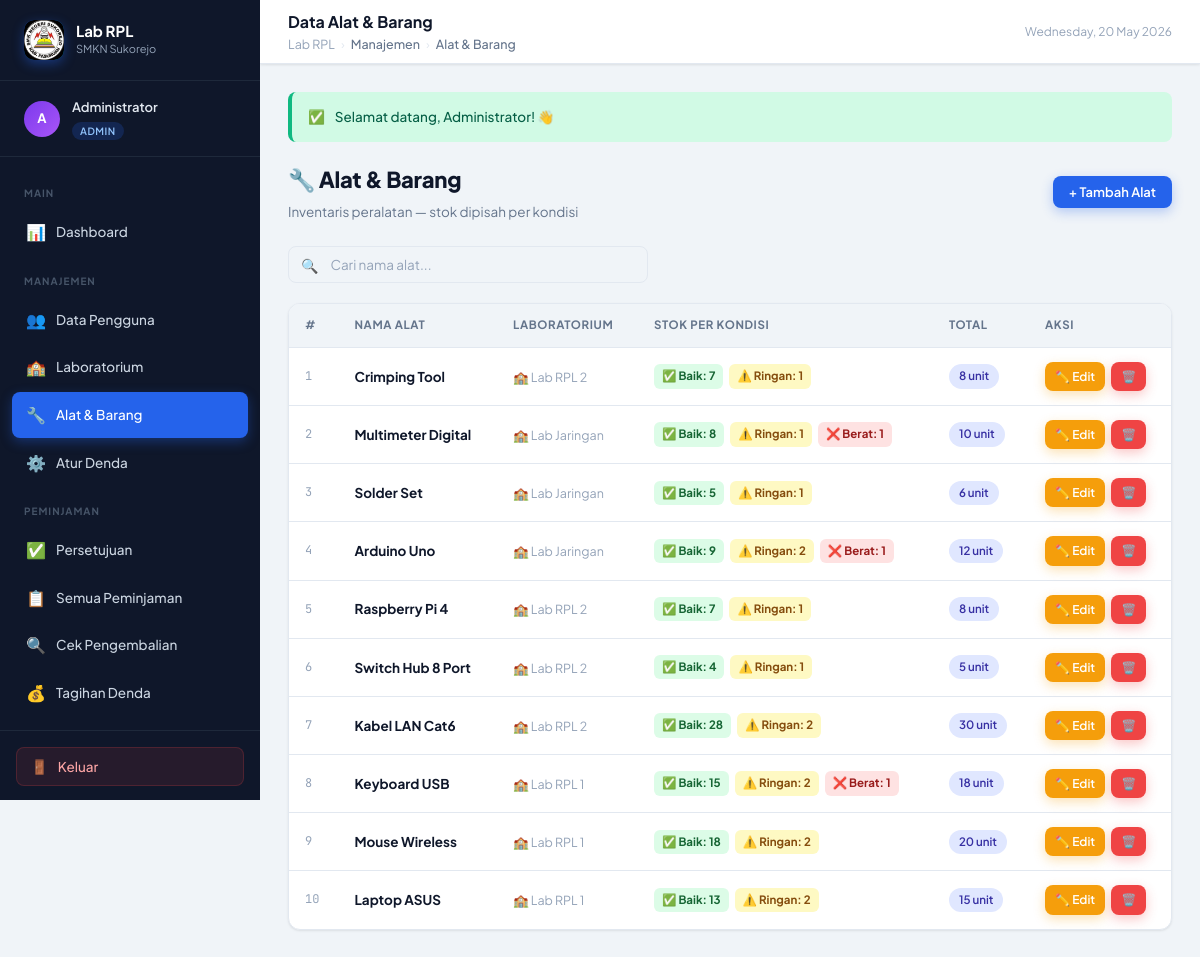
The app's page /pages/admin/alat.php (signed in) with its own data.
### tables this page shows
CREATE TABLE IF NOT EXISTS alat_barang (
    id_alat          INT AUTO_INCREMENT PRIMARY KEY,
    nama_alat        VARCHAR(100) NOT NULL,
    jumlah_baik      INT NOT NULL DEFAULT 0,    
    jumlah_rusak_ringan INT NOT NULL DEFAULT 0,  
    jumlah_rusak_berat  INT NOT NULL DEFAULT 0,  
    id_lab           INT NOT NULL,
    created_at       TIMESTAMP DEFAULT CURRENT_TIMESTAMP,
    FOREIGN KEY (id_lab) REFERENCES laboratorium(id_lab) ON DELETE CASCADE
);

CREATE TABLE IF NOT EXISTS laboratorium (
    id_lab    INT AUTO_INCREMENT PRIMARY KEY,
    nama_lab  VARCHAR(100) NOT NULL,
    lokasi    VARCHAR(150) NOT NULL,
    kapasitas INT NOT NULL DEFAULT 0,
    created_at TIMESTAMP DEFAULT CURRENT_TIMESTAMP
);

### config/koneksi.php (called while the page is built, shortened)
<?php
function sanitize($c,$d){return mysqli_real_escape_string($c,trim($d));}
function isAdmin(){return isset($_SESSION['role'])&&$_SESSION['role']==='admin';}

### pages/admin/alat.php (the view, shortened to what this page needs)
<?php
require_once '../../config/koneksi.php';
$page_title  = 'Data Alat & Barang';
$active_menu = 'alat';
$base_url    = '../../';
$breadcrumb  = ['Manajemen' => null, 'Alat & Barang' => null];
$search = sanitize($conn, $_GET['q'] ?? '');
$where  = $search ? "WHERE ab.nama_alat LIKE '%$search%'" : '';
$alat   = mysqli_query($conn, "
  SELECT ab.*, l.nama_lab,
         (ab.jumlah_baik+ab.jumlah_rusak_ringan+ab.jumlah_rusak_berat) as total_stok
  FROM alat_barang ab JOIN laboratorium l ON ab.id_lab=l.id_lab
  $where ORDER BY ab.id_alat DESC
");
include '../../includes/header.php';
?>
<?php include '../../includes/flash.php'; ?>
<div class="page-header" style="display:flex;align-items:center;justify-content:space-between;flex-wrap:wrap;gap:12px;">
  <div><h1>🔧 Alat & Barang</h1><p>Inventaris peralatan — stok dipisah per kondisi</p></div>
  <button class="btn btn-primary" data-modal="modal-add">+ Tambah Alat</button>
</div>
<form class="toolbar" method="GET">
  <div class="search-bar" style="flex:1;max-width:360px;">
    <span class="search-icon">🔍</span>
    <input type="text" name="q" id="table-search" placeholder="Cari nama alat..." value="<?= htmlspecialchars($search) ?>">
  </div>
</form>
<div class="card">
  <div class="table-wrapper">
    <table>
      <thead>
        <tr>
          <th>#</th>
          <th>Nama Alat</th>
          <th>Laboratorium</th>
          <th>Stok per Kondisi</th>
          <th>Total</th>
          <th>Aksi</th>
        </tr>
      </thead>
      <tbody>
        <?php $i=1; while ($a = mysqli_fetch_assoc($alat)): ?>
        <tr data-searchable>
          <td class="row-num"><?= $i++ ?></td>
          <td><strong><?= htmlspecialchars($a['nama_alat']) ?></strong></td>
          <td><span style="font-size:12.5px;color:var(--text-muted);">🏫 <?= htmlspecialchars($a['nama_lab']) ?></span></td>
          <td>
            <div class="stok-box">
              <span class="stok-chip baik">✅ Baik: <?= $a['jumlah_baik'] ?></span>
              <?php if ($a['jumlah_rusak_ringan'] > 0): ?>
              <span class="stok-chip ringan">⚠️ Ringan: <?= $a['jumlah_rusak_ringan'] ?></span>
              <?php endif; ?>
              <?php if ($a['jumlah_rusak_berat'] > 0): ?>
              <span class="stok-chip berat">❌ Berat: <?= $a['jumlah_rusak_berat'] ?></span>
              <?php endif; ?>
            </div>
          </td>
          <td>
            <span class="badge <?= $a['total_stok']>0 ? 'badge-info' : 'badge-danger' ?>">
              <?= $a['total_stok'] ?> unit
            </span>
          </td>
          <td>
            <div class="td-actions">
              <a href="alat.php?action=edit&id=<?= $a['id_alat'] ?>" class="btn btn-warning btn-sm">✏️ Edit</a>
              <a href="alat.php?action=delete&id=<?= $a['id_alat'] ?>"
                 class="btn btn-danger btn-sm"
                 data-confirm="Hapus alat '<?= htmlspecialchars($a['nama_alat']) ?>'?">🗑️</a>
            </div>
          </td>
        </tr>
        <?php endwhile; ?>
      </tbody>
    </table>
  </div>
</div>
<?php include '../../includes/footer.php'; ?>

### includes/header.php (shortened to what this page needs)
<!DOCTYPE html>
<html lang="id">
<head>
  <link href="<?= $base_url ?>assets/css/style.css" rel="stylesheet">
</head>
<body>
<div class="app-wrapper">
<aside class="sidebar" id="sidebar">
  <div class="sidebar-logo">
    <div class="logo-icon">
      <img src="<?= $base_url ?>assets/img/logo-sekolah.png" alt="Logo">
    </div>
    <div>
      <div class="logo-text">Lab RPL</div>
      <div class="logo-sub">SMKN Sukorejo</div>
    </div>
  </div>
  <div class="sidebar-user">
    <div class="user-avatar"><?= strtoupper(substr($_SESSION['nama']??'U',0,1)) ?></div>
    <div class="user-info">
      <div class="user-name"><?= htmlspecialchars($_SESSION['nama']??'') ?></div>
      <span class="user-role"><?= htmlspecialchars($_SESSION['role']??'') ?></span>
    </div>
  </div>
  <nav class="sidebar-nav">
    <?php if (isAdmin()): ?>
    <div class="nav-section">Main</div>
    <div class="nav-item">
      <a href="<?= $base_url ?>pages/admin/dashboard.php" class="nav-link <?= $active_menu==='dashboard'?'active':'' ?>">
        <span class="nav-icon">📊</span><span>Dashboard</span>
      </a>
    </div>
    <div class="nav-section">Manajemen</div>
    <div class="nav-item">
      <a href="<?= $base_url ?>pages/admin/users.php" class="nav-link <?= $active_menu==='users'?'active':'' ?>">
        <span class="nav-icon">👥</span><span>Data Pengguna</span>
      </a>
    </div>
    <div class="nav-item">
      <a href="<?= $base_url ?>pages/admin/laboratorium.php" class="nav-link <?= $active_menu==='laboratorium'?'active':'' ?>">
        <span class="nav-icon">🏫</span><span>Laboratorium</span>
      </a>
    </div>
    <div class="nav-item">
      <a href="<?= $base_url ?>pages/admin/alat.php" class="nav-link <?= $active_menu==='alat'?'active':'' ?>">
        <span class="nav-icon">🔧</span><span>Alat & Barang</span>
      </a>
    </div>
    <div class="nav-item">
      <a href="<?= $base_url ?>pages/admin/denda.php" class="nav-link <?= $active_menu==='denda'?'active':'' ?>">
        <span class="nav-icon">⚙️</span><span>Atur Denda</span>
      </a>
    </div>
    <div class="nav-section">Peminjaman</div>
    <div class="nav-item">
      <a href="<?= $base_url ?>pages/admin/persetujuan.php" class="nav-link <?= $active_menu==='persetujuan'?'active':'' ?>">
        <span class="nav-icon">✅</span><span>Persetujuan</span>
      </a>
    </div>
    <div class="nav-item">
      <a href="<?= $base_url ?>pages/admin/peminjaman.php" class="nav-link <?= $active_menu==='peminjaman'?'active':'' ?>">
        <span class="nav-icon">📋</span><span>Semua Peminjaman</span>
      </a>
    </div>
    <div class="nav-item">
      <a href="<?= $base_url ?>pages/admin/pengembalian.php" class="nav-link <?= $active_menu==='pengembalian'?'active':'' ?>">
        <span class="nav-icon">🔍</span><span>Cek Pengembalian</span>
      </a>
    </div>
    <div class="nav-item">
      <a href="<?= $base_url ?>pages/admin/denda_siswa.php" class="nav-link <?= $active_menu==='denda_siswa'?'active':'' ?>">
        <span class="nav-icon">💰</span><span>Tagihan Denda</span>
      </a>
    </div>
    <?php endif; ?>
  </nav>
  <div class="sidebar-footer">
    <form action="<?= $base_url ?>auth/logout.php" method="POST">
      <button type="submit" class="btn-logout">🚪 <span>Keluar</span></button>
    </form>
  </div>
</aside>
<div class="main-content">
  <header class="topbar">
    <div class="topbar-left">
      <div>
        <div class="topbar-title"><?= htmlspecialchars($page_title??'') ?></div>
        <?php if (!empty($breadcrumb)): ?>
        <div class="breadcrumb">
          <span>Lab RPL</span>
          <?php foreach ($breadcrumb as $lbl => $url): ?>
          <span class="sep">›</span>
          <?php if ($url): ?><a href="<?= $url ?>"><?= $lbl ?></a>
          <?php else: ?><span class="current"><?= $lbl ?></span><?php endif; ?>
          <?php endforeach; ?>
        </div>
        <?php endif; ?>
      </div>
    </div>
    <div style="font-size:12px;color:var(--text-muted);"><?= date('l, d M Y') ?></div>
  </header>
  <div class="page-content">

### includes/flash.php
<?php
if (isset($_SESSION['flash'])):
  $f = $_SESSION['flash']; unset($_SESSION['flash']);
  $icons = ['success'=>'✅','danger'=>'❌','warning'=>'⚠️','info'=>'ℹ️'];
?>
<div class="alert alert-<?= $f['type'] ?>">
  <span><?= $icons[$f['type']]??'ℹ️' ?></span>
  <span><?= $f['message'] ?></span>
</div>
<?php endif; ?>

### includes/footer.php (shortened to what this page needs)
  </div>
</div>
</div>
</body>
</html>

### records on screen
alat_barang: nama_alat "Crimping Tool", id_lab.nama_lab "Lab RPL 2", jumlah_baik "7", jumlah_rusak_ringan "1", total_stok "8"
alat_barang: nama_alat "Multimeter Digital", id_lab.nama_lab "Lab Jaringan", jumlah_baik "8", jumlah_rusak_ringan "1", jumlah_rusak_berat "1", total_stok "10"
alat_barang: nama_alat "Solder Set", id_lab.nama_lab "Lab Jaringan", jumlah_baik "5", jumlah_rusak_ringan "1", total_stok "6"
alat_barang: nama_alat "Arduino Uno", id_lab.nama_lab "Lab Jaringan", jumlah_baik "9", jumlah_rusak_ringan "2", jumlah_rusak_berat "1", total_stok "12"
alat_barang: nama_alat "Raspberry Pi 4", id_lab.nama_lab "Lab RPL 2", jumlah_baik "7", jumlah_rusak_ringan "1", total_stok "8"
alat_barang: nama_alat "Switch Hub 8 Port", id_lab.nama_lab "Lab RPL 2", jumlah_baik "4", jumlah_rusak_ringan "1", total_stok "5"
alat_barang: nama_alat "Kabel LAN Cat6", id_lab.nama_lab "Lab RPL 2", jumlah_baik "28", jumlah_rusak_ringan "2", total_stok "30"
alat_barang: nama_alat "Keyboard USB", id_lab.nama_lab "Lab RPL 1", jumlah_baik "15", jumlah_rusak_ringan "2", jumlah_rusak_berat "1", total_stok "18"
alat_barang: nama_alat "Mouse Wireless", id_lab.nama_lab "Lab RPL 1", jumlah_baik "18", jumlah_rusak_ringan "2", total_stok "20"
alat_barang: nama_alat "Laptop ASUS", id_lab.nama_lab "Lab RPL 1", jumlah_baik "13", jumlah_rusak_ringan "2", total_stok "15"

### other values on screen
substr($_SESSION['nama']??'U',0,1) "A"
$_SESSION['nama'] "Administrator"
$_SESSION['role'] "ADMIN"
$page_title "Data Alat & Barang"
$lbl "Manajemen"
$lbl "Alat & Barang"
$icons[$f['type']] "✅"
$f['message'] "Selamat datang, Administrator! 👋"
